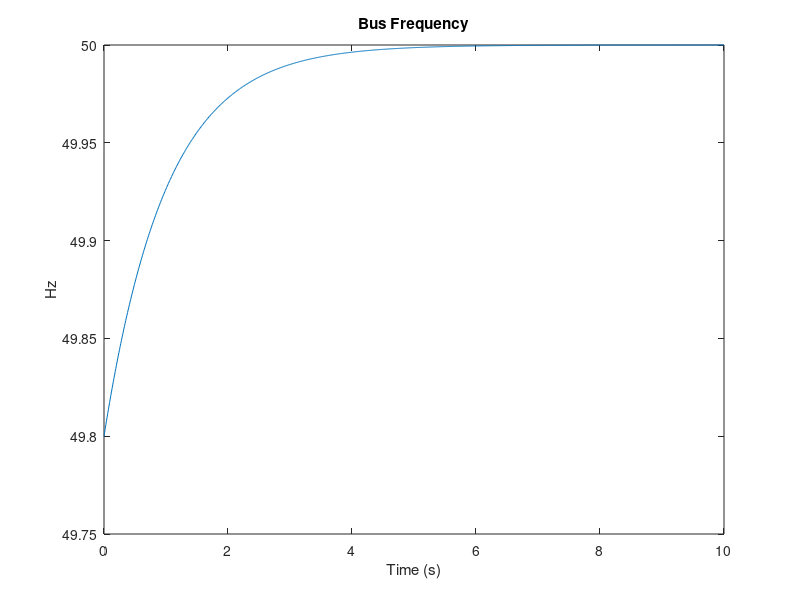
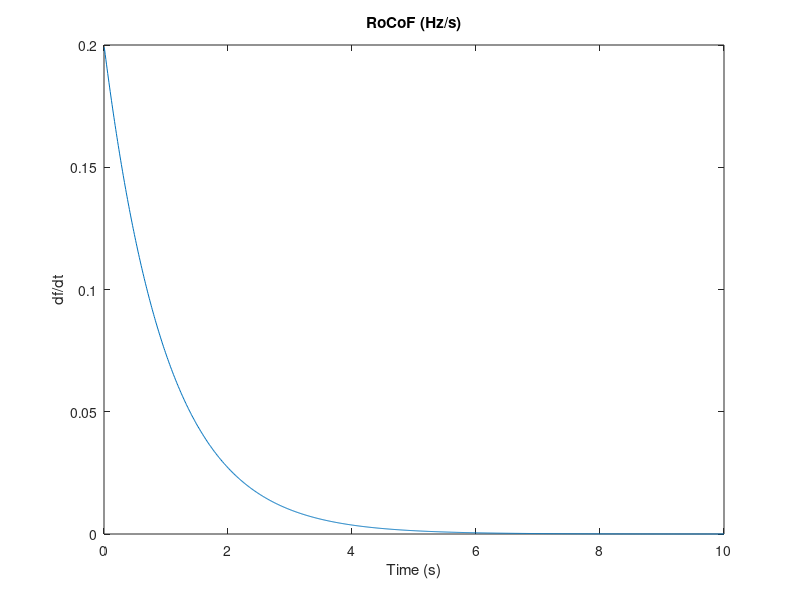

Source code (MATLAB) for these figures, in order:
%% Frequency data example (replace with your Simulink output)
t = 0:0.01:10;                % time
f0 = 50;                      % nominal frequency
fb = f0 - 0.2*exp(-t);        % sample frequency dip (replace with f_bus output)

plot(t, fb); title('Bus Frequency'); xlabel('Time (s)'); ylabel('Hz');

%% RoCoF (df/dt)
dfdt = gradient(fb)./gradient(t);
figure; plot(t, dfdt); title('RoCoF (Hz/s)');
xlabel('Time (s)'); ylabel('df/dt');
